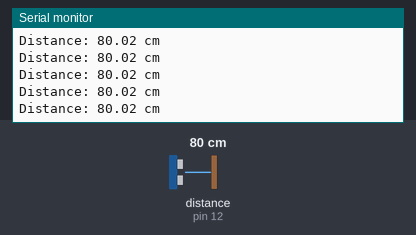
A sketch run on a simulated Arduino Mega 2560, built with avr-gcc and run on an emulated ATmega2560. On the bench: the last lines printed to the serial monitor. Wiring (inferred from the names in the program): ultrasonic range finder: trigger pin 11; echo pin 12. The test bench sets the inputs (shaded band); at power-on: distance to the obstacle (sensor on pin 12) 80 cm. The echo pulse lasts 58.3 µs per cm.

Above: at 1.2 s.
1.3 s: distance to the obstacle (sensor on pin 12) set to 120 cm
At 1.9 s:
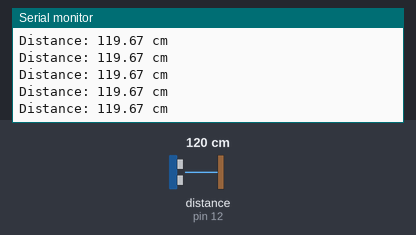
4.3 s: distance to the obstacle (sensor on pin 12) set to 2 cm
At 5.4 s:
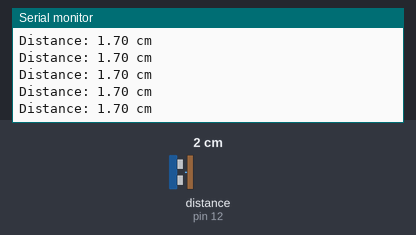
7.3 s: distance to the obstacle (sensor on pin 12) set to 18 cm
At 8.0 s:
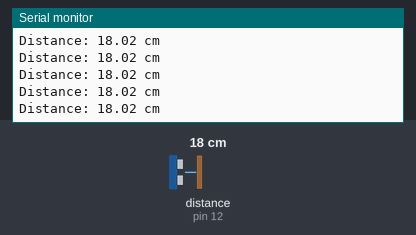
10.3 s: distance to the obstacle (sensor on pin 12) set to 4 cm
At 11.2 s:
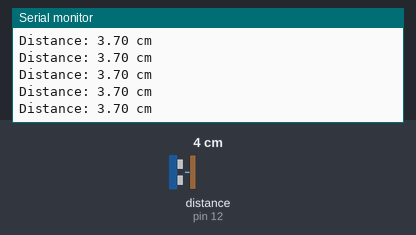
13.3 s: distance to the obstacle (sensor on pin 12) set to 250 cm
At 13.8 s:
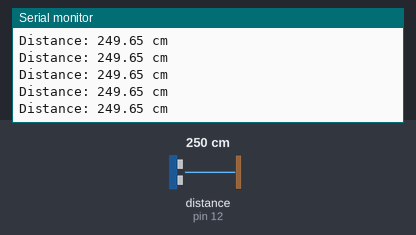
16.3 s: distance to the obstacle (sensor on pin 12) set to 35 cm
At 17.1 s:
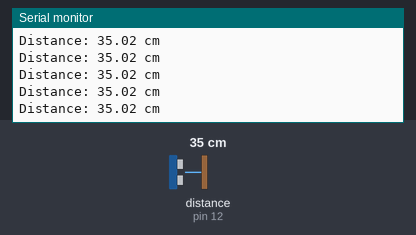
Timing chart, 0 to 19.3 s (numbered marks = the images above; inputs shaded):
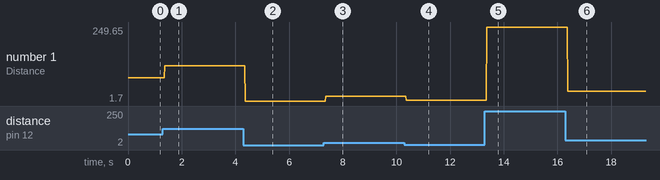

Measured:
- after the input at 1.3 s, the serial monitor: prints a new line after 0.08 s (image 1)
- after the input at 4.3 s, the serial monitor: prints a new line after 0.07 s (image 2)
- after the input at 7.3 s, the serial monitor: prints a new line after 0.07 s (image 3)
- after the input at 10.3 s, the serial monitor: prints a new line after 0.07 s (image 4)
- after the input at 13.3 s, the serial monitor: prints a new line after 0.07 s (image 5)
- after the input at 16.3 s, the serial monitor: prints a new line after 0.09 s (image 6)
- plotted number 1: 80.02 → 119.67 after the input at 1.3 s, 119.67 → 1.7 after the input at 4.3 s, 1.7 → 18.02 after the input at 7.3 s, 18.02 → 3.7 after the input at 10.3 s, 3.7 → 249.65 after the input at 13.3 s

The sketch:

distance-ultrasonic.ino
```cpp
#include <Arduino.h>
#include "UltraSonic.h"

#define TRIG_PIN 11
#define ECHO_PIN 12

UltraSonic *Sonar;

void setup() {
    Serial.begin(9600);
    while (!Serial); // wait until serial is ready

    Sonar = new UltraSonic(TRIG_PIN, ECHO_PIN);
}

void loop() {
    float distance = Sonar->GetDistanceCentimeters();

    Serial.print("Distance: ");
    Serial.print(distance);
    Serial.println(" cm");
}
```
